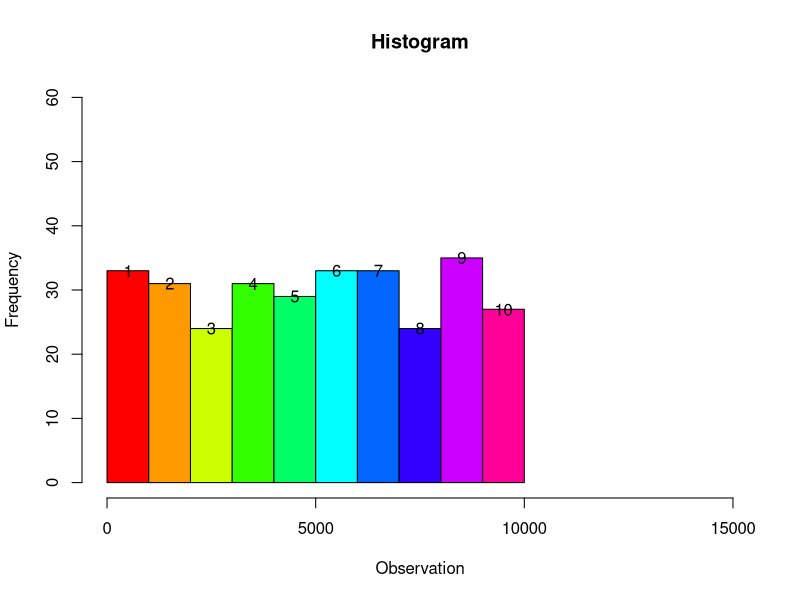
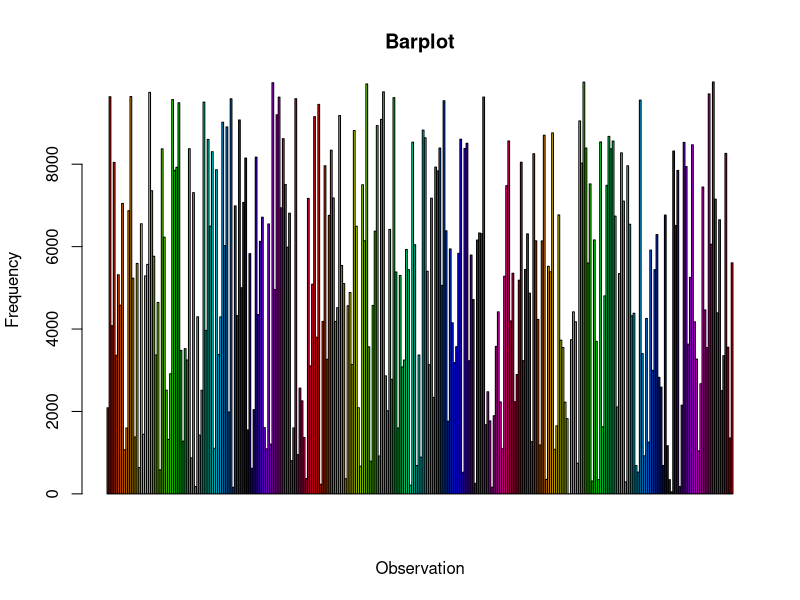
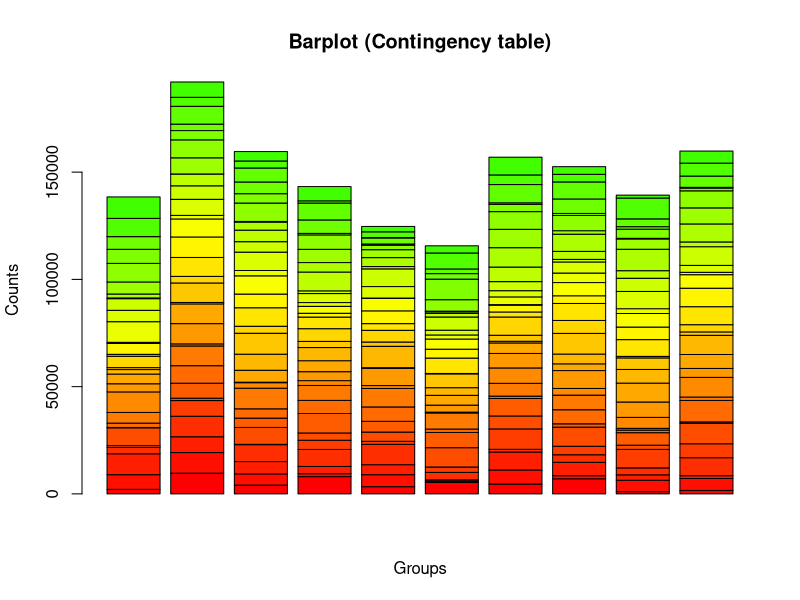
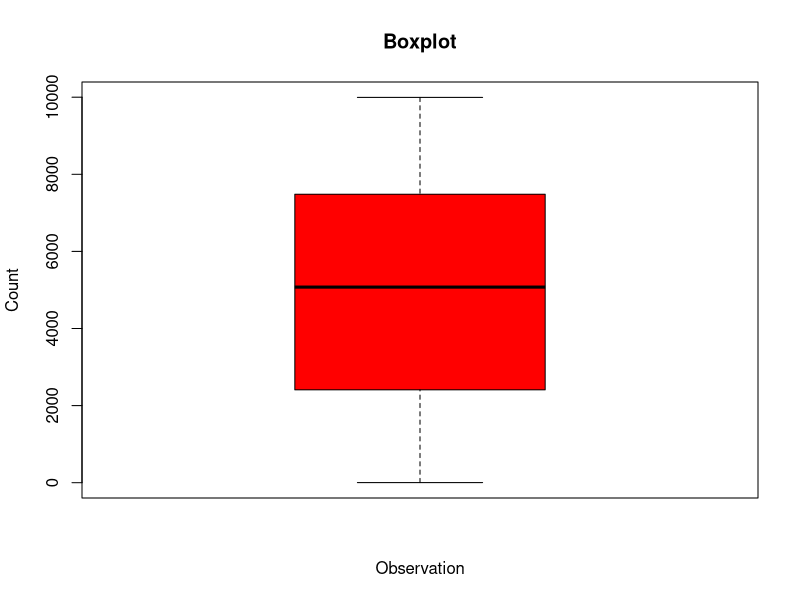
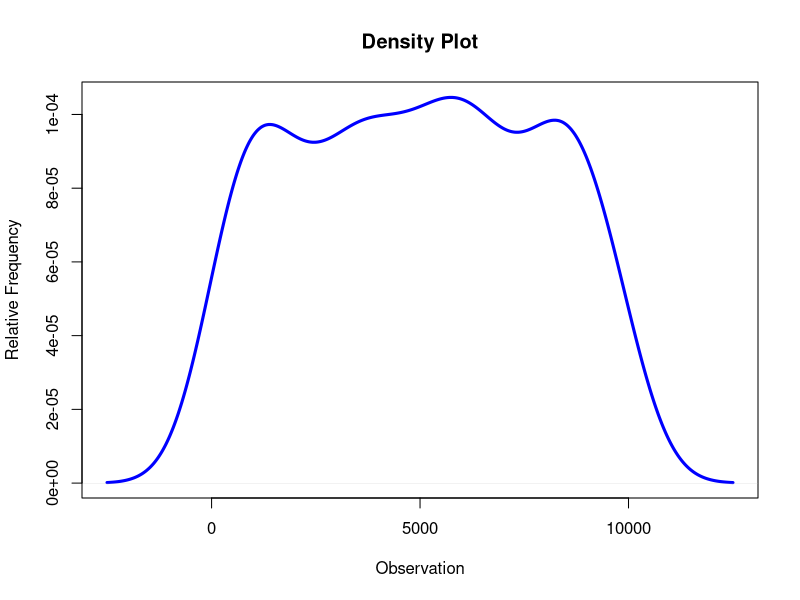
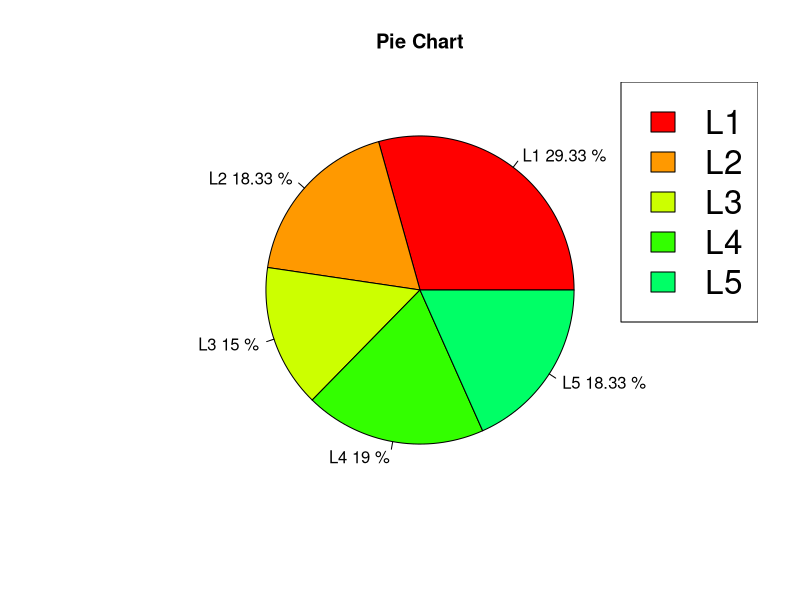
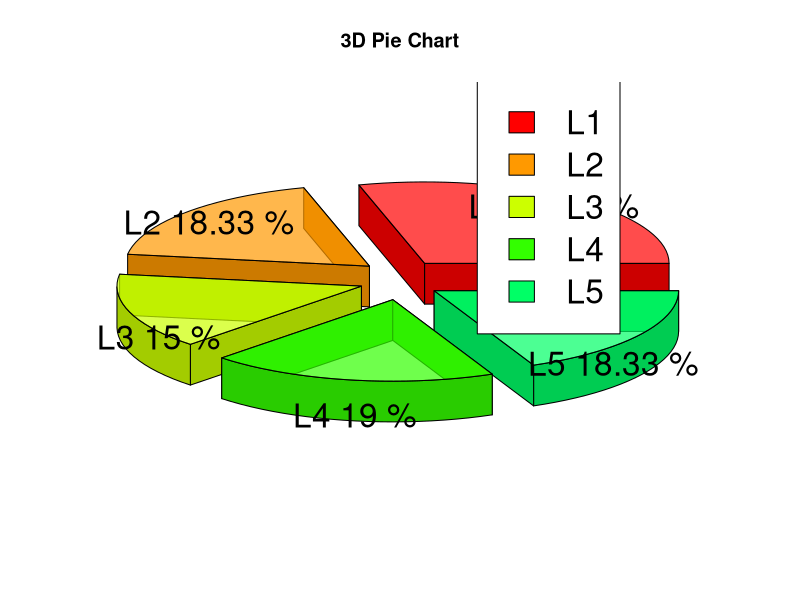

R code for these plots, in order:
data1 <- sample(10000, 300, replace = TRUE)
data2 <- sample(5, 300, replace = TRUE)

# Histogram
hist1 <- hist(
    data1,
    main = "Histogram",
    xlab = "Observation",
    ylab = "Frequency",
    xlim = c(0, 15000),
    ylim = c(0, 60),
    col = rainbow(10)
)
text(hist1$mids, hist1$counts)
# Barplot
bar1 <- barplot(
    data1,
    main = "Barplot",
    xlab = "Observation",
    ylab = "Frequency",
    col = rainbow(100)
)
# Barplot (Contingency table)
bar_contingency1 <- barplot(
    matrix(data1, nrow = 30, ncol = 10, byrow = TRUE),
    main = "Barplot (Contingency table)",
    xlab = "Groups",
    ylab = "Counts",
    col = rainbow(100)
)
# Boxplot
box1 <- boxplot(
    data1,
    main = "Boxplot",
    xlab = "Observation",
    ylab = "Count",
    col = rainbow(100)
)
# Density plot
density1 <- plot(
    density(data1),
    main = "Density Plot",
    xlab = "Observation",
    ylab = "Relative Frequency",
    col = "blue",
    lwd = 3
)
# Pie Charts (2d)
table2 <- table(data2)
pie_percentage <- round(table2 / sum(table2) * 100, 2)
labels <- c("L1", "L2", "L3", "L4", "L5")
pie2 <- pie(
    table2,
    main = "Pie Chart",
    labels = paste(labels, pie_percentage, "%"),
    col = rainbow(10)
)
legend("topright", labels, ce = 2, fill = rainbow(10))
# Pie Charts (3d)
library(plotrix)
table2 <- table(data2)
pie_percentage <- round(table2 / sum(table2) * 100, 2)
labels <- c("L1", "L2", "L3", "L4", "L5")
pie2 <- pie3D(
    table2,
    main = "3D Pie Chart",
    labels = paste(labels, pie_percentage, "%"),
    explode = 0.2,
    radius = 1.2,
    labelcex = 2,
    col = rainbow(10, alpha = 0.7)
)
legend("topright", labels, ce = 2, fill = rainbow(10))
